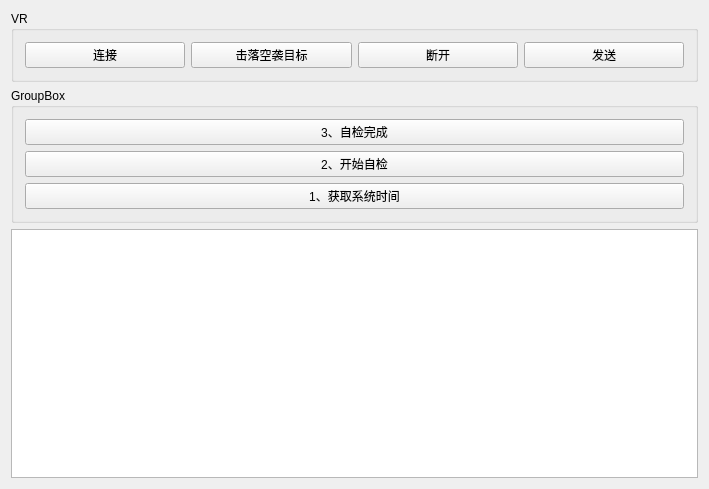
<?xml version="1.0" encoding="UTF-8"?>
<ui version="4.0">
 <class>VRSimulation</class>
 <widget class="QWidget" name="VRSimulation">
  <property name="geometry">
   <rect>
    <x>0</x>
    <y>0</y>
    <width>709</width>
    <height>489</height>
   </rect>
  </property>
  <property name="windowTitle">
   <string>VRSimulation</string>
  </property>
  <layout class="QVBoxLayout" name="verticalLayout_3">
   <item>
    <widget class="QGroupBox" name="groupBox">
     <property name="title">
      <string>VR</string>
     </property>
     <layout class="QVBoxLayout" name="verticalLayout">
      <item>
       <layout class="QHBoxLayout" name="horizontalLayout">
        <item>
         <widget class="QPushButton" name="connect">
          <property name="text">
           <string>连接</string>
          </property>
         </widget>
        </item>
        <item>
         <widget class="QPushButton" name="hit">
          <property name="text">
           <string>击落空袭目标</string>
          </property>
         </widget>
        </item>
        <item>
         <widget class="QPushButton" name="close">
          <property name="text">
           <string>断开</string>
          </property>
         </widget>
        </item>
        <item>
         <widget class="QPushButton" name="send">
          <property name="text">
           <string>发送</string>
          </property>
         </widget>
        </item>
       </layout>
      </item>
     </layout>
    </widget>
   </item>
   <item>
    <widget class="QGroupBox" name="groupBox_2">
     <property name="title">
      <string>GroupBox</string>
     </property>
     <layout class="QVBoxLayout" name="verticalLayout_2">
      <item>
       <widget class="QPushButton" name="pushButton_3">
        <property name="text">
         <string>3、自检完成</string>
        </property>
       </widget>
      </item>
      <item>
       <widget class="QPushButton" name="pushButton_2">
        <property name="text">
         <string>2、开始自检</string>
        </property>
       </widget>
      </item>
      <item>
       <widget class="QPushButton" name="pushButton">
        <property name="text">
         <string>1、获取系统时间</string>
        </property>
       </widget>
      </item>
     </layout>
    </widget>
   </item>
   <item>
    <widget class="QTextBrowser" name="textBrowser"/>
   </item>
  </layout>
 </widget>
 <layoutdefault spacing="6" margin="11"/>
 <resources/>
 <connections/>
</ui>
